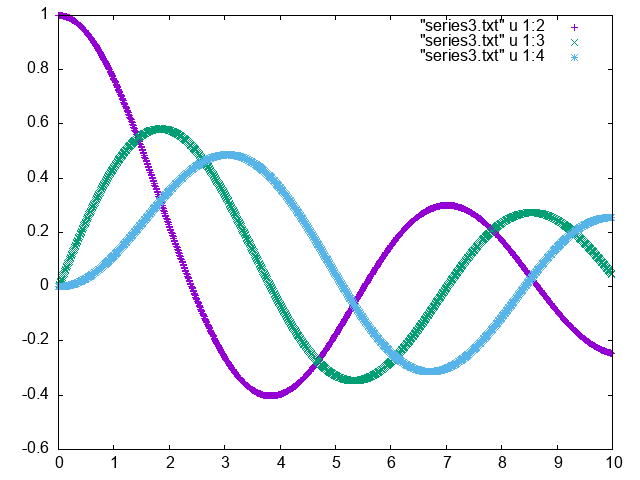

Source code (gnuplot):
set terminal png
set output "series3.png"
p "series3.txt" u 1:2, "series3.txt" u 1:3, "series3.txt" u 1:4